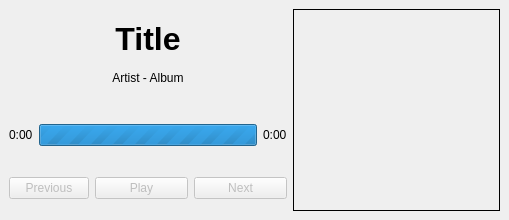
<?xml version="1.0" encoding="UTF-8"?>
<ui version="4.0">
 <class>MainWindow</class>
 <widget class="QMainWindow" name="MainWindow">
  <property name="geometry">
   <rect>
    <x>0</x>
    <y>0</y>
    <width>509</width>
    <height>220</height>
   </rect>
  </property>
  <property name="minimumSize">
   <size>
    <width>0</width>
    <height>0</height>
   </size>
  </property>
  <property name="windowTitle">
   <string>Music Companion</string>
  </property>
  <widget class="QWidget" name="centralwidget">
   <layout class="QGridLayout" name="gridLayout">
    <item row="0" column="0">
     <layout class="QHBoxLayout" name="horizontalLayout_3">
      <item>
       <layout class="QVBoxLayout" name="verticalLayout">
        <property name="spacing">
         <number>6</number>
        </property>
        <property name="leftMargin">
         <number>0</number>
        </property>
        <property name="topMargin">
         <number>12</number>
        </property>
        <property name="rightMargin">
         <number>0</number>
        </property>
        <property name="bottomMargin">
         <number>12</number>
        </property>
        <item>
         <layout class="QVBoxLayout" name="verticalLayout_2">
          <item>
           <widget class="QLabel" name="titleLabel">
            <property name="sizePolicy">
             <sizepolicy hsizetype="Preferred" vsizetype="Preferred">
              <horstretch>0</horstretch>
              <verstretch>0</verstretch>
             </sizepolicy>
            </property>
            <property name="font">
             <font>
              <family>Helvetica</family>
              <pointsize>24</pointsize>
              <weight>75</weight>
              <bold>true</bold>
             </font>
            </property>
            <property name="text">
             <string>Title</string>
            </property>
            <property name="alignment">
             <set>Qt::AlignCenter</set>
            </property>
            <property name="wordWrap">
             <bool>true</bool>
            </property>
           </widget>
          </item>
          <item>
           <widget class="QLabel" name="artistAlbumLabel">
            <property name="sizePolicy">
             <sizepolicy hsizetype="Preferred" vsizetype="Preferred">
              <horstretch>0</horstretch>
              <verstretch>0</verstretch>
             </sizepolicy>
            </property>
            <property name="sizeIncrement">
             <size>
              <width>0</width>
              <height>0</height>
             </size>
            </property>
            <property name="frameShape">
             <enum>QFrame::NoFrame</enum>
            </property>
            <property name="text">
             <string>Artist - Album</string>
            </property>
            <property name="scaledContents">
             <bool>false</bool>
            </property>
            <property name="alignment">
             <set>Qt::AlignCenter</set>
            </property>
            <property name="wordWrap">
             <bool>true</bool>
            </property>
           </widget>
          </item>
         </layout>
        </item>
        <item>
         <layout class="QHBoxLayout" name="horizontalLayout_2">
          <item>
           <widget class="QLabel" name="timeLabel">
            <property name="text">
             <string>0:00</string>
            </property>
           </widget>
          </item>
          <item>
           <widget class="QProgressBar" name="progressBar">
            <property name="maximum">
             <number>0</number>
            </property>
            <property name="value">
             <number>0</number>
            </property>
            <property name="textVisible">
             <bool>false</bool>
            </property>
            <property name="orientation">
             <enum>Qt::Horizontal</enum>
            </property>
            <property name="invertedAppearance">
             <bool>false</bool>
            </property>
           </widget>
          </item>
          <item>
           <widget class="QLabel" name="durationLabel">
            <property name="text">
             <string>0:00</string>
            </property>
           </widget>
          </item>
         </layout>
        </item>
        <item>
         <layout class="QHBoxLayout" name="horizontalLayout">
          <item>
           <widget class="QPushButton" name="previousButton">
            <property name="enabled">
             <bool>false</bool>
            </property>
            <property name="text">
             <string>Previous</string>
            </property>
           </widget>
          </item>
          <item>
           <widget class="QPushButton" name="playButton">
            <property name="enabled">
             <bool>false</bool>
            </property>
            <property name="minimumSize">
             <size>
              <width>93</width>
              <height>0</height>
             </size>
            </property>
            <property name="text">
             <string>Play</string>
            </property>
           </widget>
          </item>
          <item>
           <widget class="QPushButton" name="nextButton">
            <property name="enabled">
             <bool>false</bool>
            </property>
            <property name="minimumSize">
             <size>
              <width>93</width>
              <height>0</height>
             </size>
            </property>
            <property name="text">
             <string>Next</string>
            </property>
           </widget>
          </item>
         </layout>
        </item>
       </layout>
      </item>
      <item>
       <widget class="QLabel" name="artworkImg">
        <property name="sizePolicy">
         <sizepolicy hsizetype="Expanding" vsizetype="Expanding">
          <horstretch>0</horstretch>
          <verstretch>0</verstretch>
         </sizepolicy>
        </property>
        <property name="minimumSize">
         <size>
          <width>200</width>
          <height>200</height>
         </size>
        </property>
        <property name="frameShape">
         <enum>QFrame::Box</enum>
        </property>
        <property name="text">
         <string/>
        </property>
        <property name="scaledContents">
         <bool>true</bool>
        </property>
        <property name="alignment">
         <set>Qt::AlignCenter</set>
        </property>
       </widget>
      </item>
     </layout>
    </item>
   </layout>
  </widget>
 </widget>
 <tabstops>
  <tabstop>previousButton</tabstop>
  <tabstop>nextButton</tabstop>
 </tabstops>
 <resources/>
 <connections/>
</ui>
